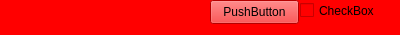
<?xml version="1.0" encoding="UTF-8"?>
<ui version="4.0">
 <class>CCustomTitle</class>
 <widget class="QWidget" name="CCustomTitle">
  <property name="geometry">
   <rect>
    <x>0</x>
    <y>0</y>
    <width>400</width>
    <height>35</height>
   </rect>
  </property>
  <property name="maximumSize">
   <size>
    <width>16777215</width>
    <height>35</height>
   </size>
  </property>
  <property name="windowTitle">
   <string>Form</string>
  </property>
  <property name="styleSheet">
   <string notr="true">background-color: rgb(255, 0, 0);</string>
  </property>
  <widget class="QPushButton" name="pushButton">
   <property name="geometry">
    <rect>
     <x>210</x>
     <y>0</y>
     <width>89</width>
     <height>24</height>
    </rect>
   </property>
   <property name="text">
    <string>PushButton</string>
   </property>
  </widget>
  <widget class="QCheckBox" name="checkBox">
   <property name="geometry">
    <rect>
     <x>300</x>
     <y>0</y>
     <width>93</width>
     <height>21</height>
    </rect>
   </property>
   <property name="text">
    <string>CheckBox</string>
   </property>
  </widget>
 </widget>
 <resources/>
 <connections/>
</ui>
